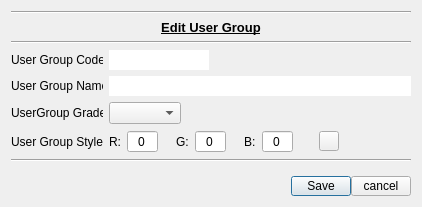
<?xml version="1.0" encoding="UTF-8"?>
<ui version="4.0">
 <class>dial_groups</class>
 <widget class="QDialog" name="dial_groups">
  <property name="geometry">
   <rect>
    <x>0</x>
    <y>0</y>
    <width>422</width>
    <height>207</height>
   </rect>
  </property>
  <property name="windowTitle">
   <string>UserGroups Dialog</string>
  </property>
  <layout class="QGridLayout" name="gridLayout">
   <item row="8" column="0">
    <spacer name="verticalSpacer">
     <property name="orientation">
      <enum>Qt::Vertical</enum>
     </property>
     <property name="sizeHint" stdset="0">
      <size>
       <width>20</width>
       <height>13</height>
      </size>
     </property>
    </spacer>
   </item>
   <item row="0" column="0">
    <widget class="Line" name="line_3">
     <property name="orientation">
      <enum>Qt::Horizontal</enum>
     </property>
    </widget>
   </item>
   <item row="2" column="0">
    <widget class="Line" name="line_2">
     <property name="orientation">
      <enum>Qt::Horizontal</enum>
     </property>
    </widget>
   </item>
   <item row="7" column="0">
    <widget class="Line" name="line">
     <property name="orientation">
      <enum>Qt::Horizontal</enum>
     </property>
    </widget>
   </item>
   <item row="9" column="0">
    <layout class="QHBoxLayout" name="hl_buttons">
     <property name="spacing">
      <number>0</number>
     </property>
     <item>
      <spacer name="horizontalSpacer">
       <property name="orientation">
        <enum>Qt::Horizontal</enum>
       </property>
       <property name="sizeHint" stdset="0">
        <size>
         <width>40</width>
         <height>10</height>
        </size>
       </property>
      </spacer>
     </item>
     <item>
      <widget class="QPushButton" name="pb_save">
       <property name="maximumSize">
        <size>
         <width>60</width>
         <height>20</height>
        </size>
       </property>
       <property name="text">
        <string>Save</string>
       </property>
      </widget>
     </item>
     <item>
      <widget class="QPushButton" name="pb_cancel">
       <property name="maximumSize">
        <size>
         <width>60</width>
         <height>20</height>
        </size>
       </property>
       <property name="text">
        <string>cancel</string>
       </property>
      </widget>
     </item>
    </layout>
   </item>
   <item row="6" column="0">
    <layout class="QHBoxLayout" name="hl_userGrpStyle">
     <item>
      <widget class="QLabel" name="l_userGrpStyle">
       <property name="minimumSize">
        <size>
         <width>92</width>
         <height>0</height>
        </size>
       </property>
       <property name="maximumSize">
        <size>
         <width>92</width>
         <height>16777215</height>
        </size>
       </property>
       <property name="text">
        <string>User Group Style: </string>
       </property>
      </widget>
     </item>
     <item>
      <widget class="QLabel" name="l_r">
       <property name="text">
        <string>R:</string>
       </property>
      </widget>
     </item>
     <item>
      <widget class="QSpinBox" name="sb_styleR">
       <property name="minimumSize">
        <size>
         <width>30</width>
         <height>0</height>
        </size>
       </property>
       <property name="alignment">
        <set>Qt::AlignCenter</set>
       </property>
       <property name="buttonSymbols">
        <enum>QAbstractSpinBox::NoButtons</enum>
       </property>
       <property name="prefix">
        <string/>
       </property>
       <property name="maximum">
        <number>255</number>
       </property>
      </widget>
     </item>
     <item>
      <spacer name="horizontalSpacer_5">
       <property name="orientation">
        <enum>Qt::Horizontal</enum>
       </property>
       <property name="sizeType">
        <enum>QSizePolicy::Fixed</enum>
       </property>
       <property name="sizeHint" stdset="0">
        <size>
         <width>12</width>
         <height>20</height>
        </size>
       </property>
      </spacer>
     </item>
     <item>
      <widget class="QLabel" name="l_g">
       <property name="text">
        <string>G:</string>
       </property>
      </widget>
     </item>
     <item>
      <widget class="QSpinBox" name="sb_styleG">
       <property name="minimumSize">
        <size>
         <width>30</width>
         <height>0</height>
        </size>
       </property>
       <property name="alignment">
        <set>Qt::AlignCenter</set>
       </property>
       <property name="buttonSymbols">
        <enum>QAbstractSpinBox::NoButtons</enum>
       </property>
       <property name="maximum">
        <number>255</number>
       </property>
      </widget>
     </item>
     <item>
      <spacer name="horizontalSpacer_6">
       <property name="orientation">
        <enum>Qt::Horizontal</enum>
       </property>
       <property name="sizeType">
        <enum>QSizePolicy::Fixed</enum>
       </property>
       <property name="sizeHint" stdset="0">
        <size>
         <width>12</width>
         <height>20</height>
        </size>
       </property>
      </spacer>
     </item>
     <item>
      <widget class="QLabel" name="l_b">
       <property name="text">
        <string>B:</string>
       </property>
      </widget>
     </item>
     <item>
      <widget class="QSpinBox" name="sb_styleB">
       <property name="minimumSize">
        <size>
         <width>30</width>
         <height>0</height>
        </size>
       </property>
       <property name="alignment">
        <set>Qt::AlignCenter</set>
       </property>
       <property name="buttonSymbols">
        <enum>QAbstractSpinBox::NoButtons</enum>
       </property>
       <property name="maximum">
        <number>255</number>
       </property>
      </widget>
     </item>
     <item>
      <spacer name="horizontalSpacer_3">
       <property name="orientation">
        <enum>Qt::Horizontal</enum>
       </property>
       <property name="sizeType">
        <enum>QSizePolicy::Fixed</enum>
       </property>
       <property name="sizeHint" stdset="0">
        <size>
         <width>20</width>
         <height>20</height>
        </size>
       </property>
      </spacer>
     </item>
     <item>
      <widget class="QPushButton" name="pb_userGrpStyle">
       <property name="maximumSize">
        <size>
         <width>20</width>
         <height>20</height>
        </size>
       </property>
       <property name="text">
        <string/>
       </property>
       <property name="autoDefault">
        <bool>false</bool>
       </property>
       <property name="flat">
        <bool>false</bool>
       </property>
      </widget>
     </item>
     <item>
      <spacer name="horizontalSpacer_2">
       <property name="orientation">
        <enum>Qt::Horizontal</enum>
       </property>
       <property name="sizeHint" stdset="0">
        <size>
         <width>40</width>
         <height>20</height>
        </size>
       </property>
      </spacer>
     </item>
    </layout>
   </item>
   <item row="1" column="0">
    <widget class="QLabel" name="l_message">
     <property name="maximumSize">
      <size>
       <width>16777215</width>
       <height>16777215</height>
      </size>
     </property>
     <property name="font">
      <font>
       <pointsize>10</pointsize>
       <weight>75</weight>
       <bold>true</bold>
       <underline>true</underline>
      </font>
     </property>
     <property name="text">
      <string>Edit User Group</string>
     </property>
     <property name="alignment">
      <set>Qt::AlignCenter</set>
     </property>
    </widget>
   </item>
   <item row="3" column="0">
    <layout class="QHBoxLayout" name="hl_userGrpCode">
     <item>
      <widget class="QLabel" name="l_userGrpCode">
       <property name="minimumSize">
        <size>
         <width>92</width>
         <height>0</height>
        </size>
       </property>
       <property name="maximumSize">
        <size>
         <width>92</width>
         <height>16777215</height>
        </size>
       </property>
       <property name="text">
        <string>User Group Code: </string>
       </property>
      </widget>
     </item>
     <item>
      <widget class="QLineEdit" name="le_userGrpCode">
       <property name="minimumSize">
        <size>
         <width>100</width>
         <height>0</height>
        </size>
       </property>
       <property name="maximumSize">
        <size>
         <width>100</width>
         <height>16777215</height>
        </size>
       </property>
       <property name="frame">
        <bool>false</bool>
       </property>
      </widget>
     </item>
     <item>
      <spacer name="horizontalSpacer_4">
       <property name="orientation">
        <enum>Qt::Horizontal</enum>
       </property>
       <property name="sizeHint" stdset="0">
        <size>
         <width>40</width>
         <height>20</height>
        </size>
       </property>
      </spacer>
     </item>
    </layout>
   </item>
   <item row="4" column="0">
    <layout class="QHBoxLayout" name="hl_userGrpName">
     <item>
      <widget class="QLabel" name="l_userGrpName">
       <property name="minimumSize">
        <size>
         <width>92</width>
         <height>0</height>
        </size>
       </property>
       <property name="maximumSize">
        <size>
         <width>92</width>
         <height>16777215</height>
        </size>
       </property>
       <property name="text">
        <string>User Group Name: </string>
       </property>
      </widget>
     </item>
     <item>
      <widget class="QLineEdit" name="le_userGrpName">
       <property name="frame">
        <bool>false</bool>
       </property>
      </widget>
     </item>
    </layout>
   </item>
   <item row="5" column="0">
    <layout class="QHBoxLayout" name="hl_userGrpGrade">
     <property name="topMargin">
      <number>0</number>
     </property>
     <property name="bottomMargin">
      <number>0</number>
     </property>
     <item>
      <widget class="QLabel" name="l_userGrpGrade">
       <property name="minimumSize">
        <size>
         <width>92</width>
         <height>0</height>
        </size>
       </property>
       <property name="maximumSize">
        <size>
         <width>92</width>
         <height>16777215</height>
        </size>
       </property>
       <property name="text">
        <string>UserGroup Grade:</string>
       </property>
      </widget>
     </item>
     <item>
      <widget class="QComboBox" name="cb_grade"/>
     </item>
     <item>
      <spacer name="horizontalSpacer_7">
       <property name="orientation">
        <enum>Qt::Horizontal</enum>
       </property>
       <property name="sizeHint" stdset="0">
        <size>
         <width>40</width>
         <height>20</height>
        </size>
       </property>
      </spacer>
     </item>
    </layout>
   </item>
  </layout>
 </widget>
 <tabstops>
  <tabstop>le_userGrpCode</tabstop>
  <tabstop>le_userGrpName</tabstop>
  <tabstop>cb_grade</tabstop>
  <tabstop>sb_styleR</tabstop>
  <tabstop>sb_styleG</tabstop>
  <tabstop>sb_styleB</tabstop>
  <tabstop>pb_userGrpStyle</tabstop>
  <tabstop>pb_save</tabstop>
  <tabstop>pb_cancel</tabstop>
 </tabstops>
 <resources/>
 <connections/>
</ui>
